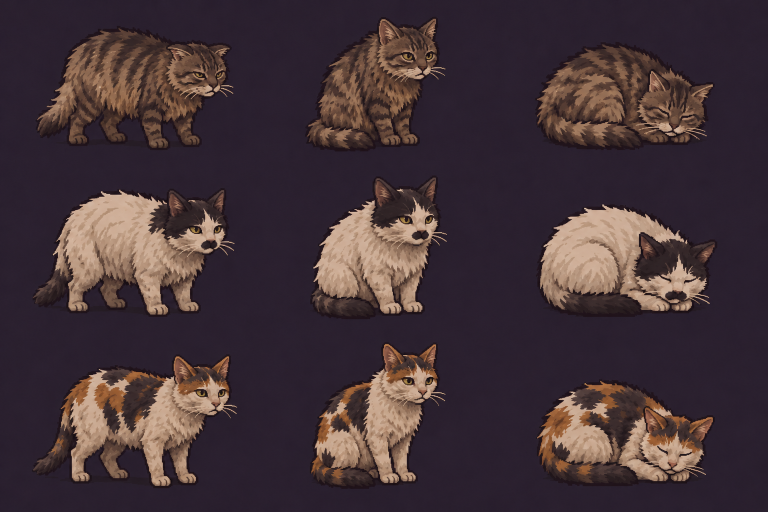
#> input picture tools/art/reference/incoming/yard_cats_v3.png, 1536 x 1024 px, given in place of talk_grandma_v2.png, which was not available (shown at 1/2 size)
$ python build.py
#> lines starting #> are read from the running program, lines starting #| are printed output that depends on the picture
### tools/art/lib.py
"""Small pixel art toolkit used by the art scripts. Run build.py to regenerate art/."""

import math
import random
from PIL import Image

# Art files are RES times finer than the game's pixels: a person 40 game pixels tall is 120 pixels in
# the file. Positions, walls and sizes in the game stay in game pixels; js/assets.js (ART_RES) draws
# every file at 1/RES of its size. Pictures made from large sources keep RES times more of their detail.
RES = 3
# Dark outlines around sprites, in file pixels: finer than one game pixel, still clear on a phone.
OUTLINE = 2


def upscale(img):
    """Pixel art drawn at game size, made RES times larger with hard pixel edges."""
    return img.resize((img.width * RES, img.height * RES), Image.Resampling.NEAREST)

PAL = {
    "outline": "#2a1d17",
    "sky_top": "#6fb3e0", "sky_mid": "#a9d4ea", "sky_haze": "#f4e4c1",
    "cloud": "#fdfbf4", "cloud_shade": "#d6e2ea",
    "grass_dark": "#3d6b35", "grass": "#5e9442", "grass_mid": "#79ad4f",
    "grass_light": "#a3c95e", "grass_sun": "#c9dc79",
    "leaf_dark": "#24452a", "leaf": "#366b34", "leaf_mid": "#4f8a3c", "leaf_light": "#7cb24a",
    "soil_dark": "#4a2f20", "soil": "#6b4530", "soil_light": "#8a5d3c",
    "road_dark": "#9a7650", "road": "#b8936a", "road_light": "#d2b285",
    "wood_dark": "#4a2e1c", "wood": "#7a4f2d", "wood_light": "#a8774a",
    "wall": "#f3eee0", "wall_shade": "#d9d0bc", "wall_dark": "#b5aa94",
    "blue": "#3d6fb6", "blue_light": "#6b9bd8", "blue_dark": "#284b80",
    "glass_dark": "#2c4a66", "glass": "#4f7a9a", "glass_shine": "#b9dcef",
    "slate": "#8f9a92", "slate_dark": "#6c766f", "slate_light": "#b0b9b0",
    "red": "#c4473a", "red_dark": "#8e2f28", "red_light": "#e2735c",
    "yellow": "#f0c64a", "yellow_dark": "#c8952e", "yellow_light": "#f8e08a",
    "skin": "#f1c6a0", "skin_shade": "#d39c78", "skin_dark": "#a8714f", "blush": "#e8968a",
    "water_dark": "#2f6a8a", "water": "#3f89a8", "water_light": "#6fb6c9", "water_shine": "#c4ecef",
    "stone": "#a7a29a", "stone_dark": "#7b766f", "stone_light": "#c9c4ba",
    "white": "#fbf6ea", "black": "#1b1412",
    "purple": "#7a4a8c", "purple_dark": "#563366", "purple_light": "#9c6bb0",
    "gray": "#8a8a86", "gray_dark": "#5c5c5a", "gray_light": "#b8b8b2",
    "hay": "#d9b45a", "hay_dark": "#a9823a", "hay_light": "#efd58c",
    "pink": "#e9a0b4",
}

BAYER = [
    [0, 8, 2, 10],
    [12, 4, 14, 6],
    [3, 11, 1, 9],
    [15, 7, 13, 5],
]


def rgba(color):
    if color is None:
        return (0, 0, 0, 0)
    if isinstance(color, tuple):
        return color
    color = PAL.get(color, color)
    value = color.lstrip("#")
    return (int(value[0:2], 16), int(value[2:4], 16), int(value[4:6], 16), 255)


def dither(x, y, amount):
    """True when the pixel should take the second color, for amount in 0..1."""
    return BAYER[y % 4][x % 4] < amount * 16


class Sprite:
    def __init__(self, width, height, background=None):
        self.w = width
        self.h = height
        self.img = Image.new("RGBA", (width, height), rgba(background))

    def px(self, x, y, color):
        x, y = int(x), int(y)
        if 0 <= x < self.w and 0 <= y < self.h:
            self.img.putpixel((x, y), rgba(color))

    # [4 lines left out: function get, not called in this run]

    def rect(self, x, y, w, h, color):
        for yy in range(int(y), int(y + h)):
            for xx in range(int(x), int(x + w)):
                self.px(xx, yy, color)

    def ellipse(self, cx, cy, rx, ry, color):
        for yy in range(int(cy - ry - 1), int(cy + ry + 2)):
            for xx in range(int(cx - rx - 1), int(cx + rx + 2)):
                if ((xx + 0.5 - cx) / rx) ** 2 + ((yy + 0.5 - cy) / ry) ** 2 <= 1:
                    self.px(xx, yy, color)

    def shaded_ellipse(self, cx, cy, rx, ry, colors, light=(-0.6, -0.8)):
        """Fill an ellipse lit from the top-left. colors: dark -> light."""
        steps = len(colors) - 1
        for yy in range(int(cy - ry - 1), int(cy + ry + 2)):
            for xx in range(int(cx - rx - 1), int(cx + rx + 2)):
                nx = (xx + 0.5 - cx) / rx
                ny = (yy + 0.5 - cy) / ry
                d = nx * nx + ny * ny
                if d > 1:
                    continue
                nz = math.sqrt(1 - d)
                lit = max(0.0, nx * light[0] + ny * light[1] + nz * 0.55)
                level = min(steps, lit * steps * 1.15)
                base = int(level)
                frac = level - base
                index = base + 1 if base < steps and dither(xx, yy, frac) else base
                self.px(xx, yy, colors[index])

    # [16 lines left out: functions gradient, speckle, not called in this run]

    def blit(self, other, x, y):
        self.img.alpha_composite(other.img, (int(x), int(y)))

    def outline(self, color="outline"):
        """Draw a 1px outline around every opaque pixel."""
        src = self.img.copy()
        for yy in range(self.h):
            for xx in range(self.w):
                if src.getpixel((xx, yy))[3] > 0:
                    continue
                for dx, dy in ((1, 0), (-1, 0), (0, 1), (0, -1)):
                    nx, ny = xx + dx, yy + dy
                    if 0 <= nx < self.w and 0 <= ny < self.h and src.getpixel((nx, ny))[3] > 0:
                        self.px(xx, yy, color)
                        break

    # [4 lines left out: function mirrored, not called in this run]

    def save(self, path):
        self.img.save(path)


def strip(frames):
    """Join same-size frames side by side into one image."""
    sheet = Sprite(frames[0].w * len(frames), frames[0].h)
    for i, frame in enumerate(frames):
        sheet.blit(frame, i * frame.w, 0)
    return sheet


# [8 lines left out: function grid, not called in this run]

### tools/art/world.py
"""Small world sprites drawn in code: cat, butterflies, beetles, crates.

They are drawn at game size and saved RES times larger with hard pixel edges (lib.upscale)."""

from lib import Sprite, strip, upscale

LEAVES = ["leaf_dark", "leaf", "leaf_mid", "leaf_light"]


def save(sprite, path):
    """Save a sprite drawn at game size as a file RES times larger, pixel for pixel."""
    upscale(sprite.img).save(path)


def cat(frame):
    s = Sprite(18, 12)
    s.ellipse(9, 10, 7, 1.5, (0, 0, 0, 70))
    breathe = frame
    s.shaded_ellipse(9, 7 - breathe * 0.5, 6, 3 + breathe * 0.5, ["red_dark", "yellow_dark", "hay"])
    s.shaded_ellipse(4, 6, 3, 3, ["red_dark", "yellow_dark", "hay"])
    s.px(2, 3, "yellow_dark")
    s.px(5, 3, "yellow_dark")
    s.px(3, 6, "black")
    s.px(5, 6, "black")
    for x in range(8, 15, 3):
        s.px(x, 5, "red_dark")
    s.rect(14, 8, 3, 1, "yellow_dark")
    s.outline()
    return s


def butterfly(frame):
    s = Sprite(7, 5)
    if frame == 0:
        s.rect(0, 0, 3, 3, "yellow_light")
        s.rect(4, 0, 3, 3, "yellow_light")
        s.px(0, 3, "yellow")
        s.px(6, 3, "yellow")
    else:
        s.rect(1, 1, 2, 2, "yellow")
        s.rect(4, 1, 2, 2, "yellow")
    s.rect(3, 1, 1, 3, "outline")
    return s


# [8 lines left out: function beetle_small, not called in this run]


def crate():
    s = Sprite(10, 8)
    s.rect(0, 0, 10, 8, "wood")
    s.rect(0, 0, 10, 1, "wood_light")
    s.rect(0, 4, 10, 1, "wood_dark")
    s.rect(4, 0, 1, 8, "wood_dark")
    s.outline()
    return s


def build(out):
    save(strip([cat(0), cat(1)]), f"{out}/cat.png")
#> in save, `upscale(sprite.img).save(path)`:
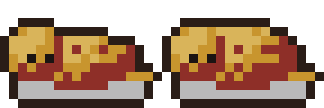
#> saved as cat.png: PIL image 108x36 RGBA (shown 3 times larger); mean R, G, B, A 74.7, 47.5, 25, 153.5; transparent parts drawn white
    save(strip([butterfly(0), butterfly(1)]), f"{out}/butterfly.png")
    save(crate(), f"{out}/crate.png")
#> call 3 of save, with path = 'tools/art/../../art/world/crate.png'
#> in save (call 3), `upscale(sprite.img).save(path)`:
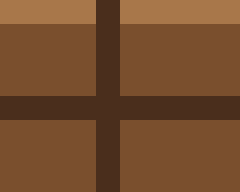
#> saved as crate.png: PIL image 30x24 RGBA (shown 8 times larger); mean R, G, B, A 117, 76.5, 44.6, 255

### tools/art/reference.py
"""Game art made from the reference pictures in tools/art/reference/.

Pictures are scaled down to RES times the game's pixel size (lib.RES) and reduced to a limited
palette. Sprites are cut out from the dark sprite-sheet backgrounds. Sizes in the constants below
are game pixels unless they say they are in the source picture.
"""

import os
from PIL import Image, ImageChops, ImageEnhance, ImageFilter

from lib import OUTLINE, RES

HERE = os.path.dirname(os.path.abspath(__file__))
REFERENCE = os.path.join(HERE, "reference")
SCENE_WIDTH = 192
MAP_SCALE = 0.5  # the "Карта" screen: game pixels per pixel of village_map.png

# Close-up pictures: output name -> (reference file, crop box or None)
SCENES = {
    # Baba Hanya's close-up, redrawn by Codex in the game's style with the same face (approved).
    "talk_grandma": ("incoming/talk_grandma_v2.png", None),
    "talk_grandpa": ("grandpa_pond.png", None),
    # Valya behind the counter: the approved Valya, the sign "Продукти", the same counter as before.
    "talk_seller": ("incoming/seller_v2.png", None),
    # The club porch with the approved trio (village_lads_everyday_v4.png), drawn by Codex over the
    # composition of lads.png. Approved by the owner.
    "talk_lads": ("incoming/lads_porch_v2.png", None),
    # The date at the river, drawn by Codex from the approved designs (Svetka, the river, the player).
    # Approved by the owner.
    "river_date": ("incoming/river_date_v4.png", None),
    # He goes over to Svetka at the disco while Tolik watches from the door: the first of the four
    # approved key moments by ChatGPT (summer_key_moments_v2.png, top left), redrawn by Codex only to
    # give the hero the 2003 haircut the owner asked for. Approved by the owner.
    "disco_svetka": ("incoming/disco_svetka_v2.png", None),
    # The catfish (summer story, stage 2): the two catches and the night sale are the approved ChatGPT
    # concepts redrawn by Codex only for the hero's 2003 haircut; the battery scene is drawn by Codex
    # from the approved driver and hero.
    "catfish_rod": ("incoming/pond_catfish_rod_v4.png", None),
    "catfish_night": ("incoming/pond_catfish_night_v2.png", None),
    "catfish_sale": ("incoming/catfish_sale_v2.png", None),
    "battery_rant": ("incoming/battery_rant_v2.png", None),
    # Mykola's kung fu in front of the TV: the approved ChatGPT concept, the hero redrawn by Codex to his
    # 2003 haircut and tracksuit.
    "mykola_kungfu": ("incoming/mykola_kungfu_v2.png", None),
    "disco": ("disco.png", None),
    # Grandma's shed with the moped under the tarpaulin, in the style of the approved yard.
    "shed": ("incoming/shed_v2.png", None),
    # The title: the approved club square (the old festive picture was too much like a postcard).
    "title": ("incoming/loc_club_v2.png", (180, 40, 1356, 702)),
    # The evening by the club: the approved club and lads, drawn by Codex.
    "nightfall": ("incoming/nightfall_v2.png", None),
    "intro": ("collage.png", (544, 350, 1032, 556)),
    "road": ("collage.png", (1054, 350, 1658, 556)),
}

# Sprites cut from sheets: output name -> (reference file, crop box, height in game pixels, background tolerance)
SPRITES = {
    # The lads in their everyday clothes, approved designs by ChatGPT (village_lads_everyday_v4.png,
    # left to right Tolik, Vovchik, Sanya; figures on top, portraits below).
    "tolik": ("incoming/village_lads_everyday_v4.png", (57, 36, 317, 893), 40, 25),
    "vovchik": ("incoming/village_lads_everyday_v4.png", (358, 41, 619, 874), 40, 25),
    "sanya": ("incoming/village_lads_everyday_v4.png", (651, 368, 1005, 867), 23, 25),
    "grandma": ("collage.png", (698, 565, 800, 775), 40, 25),
    # Valya of sturdy build, approved by ChatGPT (valya_character_v2.png, full figure on the left).
    "seller": ("incoming/valya_character_v2.png", (136, 13, 533, 1009), 40, 25),
    # Svetka, approved concept by ChatGPT (summer_characters_concepts.png, top left).
    "svetka": ("incoming/summer_characters_concepts.png", (108, 20, 272, 574), 40, 25),
    # Mykola, approved by ChatGPT (summer_characters_concepts.png, second figure).
    "mykola": ("incoming/summer_characters_concepts.png", (441, 15, 636, 577), 40, 25),
    # The driver, approved by ChatGPT (summer_characters_concepts.png, third figure).
    "driver": ("incoming/summer_characters_concepts.png", (785, 15, 1014, 573), 40, 25),
    # His car, drawn by Codex (driver_car.png): the bonnet shut, and open with the battery gone. Both
    # cells are the same size, so the car stands in the same place in both.
    "car": ("incoming/driver_car.png", (14, 380, 524, 700), 42, 25),
    "car_empty": ("incoming/driver_car.png", (1008, 380, 1518, 700), 42, 25),
    "backpack": ("sheet_club.png", (928, 452, 1108, 624), 14, 45),
    "moped": ("sheet_club.png", (1140, 396, 1488, 640), 28, 60),
    "truck": ("sheet_club.png", (24, 684, 432, 916), 52, 45),
    "shed_open": ("sheet_club.png", (468, 388, 896, 640), 26, 45),
}

# The lads' sheet and Svetka's concept are painted dark, muted and warm: at 40 px the denim, the olive
# jacket and her red blouse turned brown next to the brighter hero. Their sprites lose the warm cast first (red, green, blue factors), then get
# more light, contrast and a little colour (checked by the designer review, summer_round3).
SPRITE_LIFT = {name: ((0.92, 1.0, 1.15), 1.3, 1.15, 1.1) for name in ("tolik", "vovchik", "sanya", "svetka", "driver", "mykola")}


# [9 lines left out: function lifted, not called in this run]


# Bust portraits over the dialog text, by speaker id (js/assets.js, PORTRAIT_FILES): square crops of
# the designer's approved portraits, scaled to PORTRAIT_SIZE. dialogue_cast.png is the early sheet: the
# lads and Valya come from their newer sheets.
PORTRAITS = {
    # The hero with the 2003 haircut the owner asked for, redrawn by Codex from dialogue_cast.png.
    "hero": ("incoming/hero_portrait_v2.png", (290, 60, 1000, 770)),
    "grandma": ("incoming/dialogue_cast.png", (375, 50, 712, 387)),
    "grandpa": ("incoming/dialogue_cast.png", (734, 31, 1072, 369)),
    "valya": ("incoming/valya_character_v2.png", (700, 30, 1260, 590)),
    "tolik": ("incoming/village_lads_everyday_v4.png", (18, 946, 321, 1249)),
    "vovchik": ("incoming/village_lads_everyday_v4.png", (354, 953, 668, 1267)),
    "sanya": ("incoming/village_lads_everyday_v4.png", (697, 961, 1008, 1272)),
    "svetka": ("incoming/summer_characters_concepts.png", (17, 614, 332, 929)),
    "driver": ("incoming/summer_characters_concepts.png", (736, 616, 1065, 945)),
    "mykola": ("incoming/summer_characters_concepts.png", (375, 608, 692, 925)),
}
PORTRAIT_SIZE = 64  # CSS pixels in the dialog (style.css); the file is RES times larger


# [6 lines left out: function portraits, not called in this run]


# Checklist icons keep their dark background: output name -> (reference file, crop box)
ICONS = {
    "beer": ("collage.png", (924, 572, 1066, 730)),
    "tracksuit": ("collage.png", (1064, 572, 1212, 718)),
    "moped": ("sheet_club.png", (1130, 386, 1498, 640)),
}
ICON_HEIGHT = 32


# Hero walk sheets drawn by the designer (summer story, version 5: a 2003 school haircut, no backpack, the same proportions
# as everyone else, a full walk cycle). Flat #26222f background. Source rows: walking toward the viewer,
# away, sideways (8 frames and one standing frame each), then 4 idle frames. The sideways row faces
# the given way and is mirrored for the other. Approved by the owner.
HERO_SHEETS = {
    "hero_city": ("incoming/hero_city_v5.png", "left", 0),
    "hero_sport": ("incoming/hero_sport_v5.png", "left", 1),
}
# The sideways walk, redrawn by the designer as a classic cycle (the owner found the first one jerky):
# row 0 in city clothes, row 1 in the tracksuit, 8 frames each, facing right.
HERO_SIDE_WALK = "incoming/hero_side_walk.png"
# Game sheet: rows walking down, up, left, right (8 frames), idle (4 frames), standing down, up, left,
# right. The same layout is read by js/world.js (HERO_*).
HERO_FRAME = (32, 48)  # room for a full stride, the bob of a step and a foot nearer the viewer
HERO_HEIGHT = 40  # a person, docs/PROPORTIONS.md
HERO_SOLES = 45  # a standing figure's soles end above this cell row; the outline under them is row 45
HERO_HEAD = 0.16  # the top part of a figure (its head) that keeps it in place in its cell

APP_ICON_SIZES = (180, 192, 512)

# Chickens (reference/chicken_sheet.png): frames idle, walk x5, peck x4, flap. Centre x of each frame.
CHICKEN_COLUMNS = [225, 408, 536, 662, 776, 870, 1000, 1100, 1196, 1292, 1434]
CHICKEN_WINDOW_W = 130
CHICKEN_BANDS = {"rooster": (22, 190), "hen_white": (200, 330), "hen_ginger": (350, 475), "hen_black": (492, 625)}
CHICKEN_SCALE = 0.11

# The hero on grandpa's moped (incoming/hero_moped_v2.png; the old sheet showed another man in a cap):
# rows: city clothes riding right (6), the tracksuit riding right (6), then back and front views, city and
# tracksuit. The game sheets hero_moped_city/sport.png: rows right (6), left (6, mirrored), up, down.
MOPED_SHEET = "incoming/hero_moped_v2.png"
MOPED_FRAME = (48, 46)
MOPED_SIDE_LENGTH = 42  # the moped's length in game pixels when seen from the side
MOPED_FRONT_HEIGHT = 42  # rider and moped seen from the front or back

# Well close-up: a whitewashed concrete ring with a lid, a drum and a chain (incoming/well_scene_v5.png,
# drawn without the bucket and the crank handle), and its animation parts (incoming/well_parts_v2.png).
# Coordinates are in the source pictures. js/closeup.js (WELL_*) places the parts on the scene.
WELL_SCENE = "incoming/well_scene_v5.png"
WELL_PARTS = "incoming/well_parts_v2.png"
WELL_SCENE_BOX = (30, 30, 1506, 994)  # inside the picture frame
WELL_RIM = (752, 662, 252, 48)  # centre x, centre y, radius x, radius y of the ring's top
WELL_FRONT_BOTTOM = 940
# The crank handle in 8 turns, by the centre of its hub; the window around a hub; game pixels per pixel.
CRANK_HUBS = [(76, 235), (273, 238), (459, 231), (651, 235), (886, 236), (1070, 240), (1242, 234), (1399, 239)]
CRANK_WINDOW = (140, 140, 155, 145)  # left, up, right, down from the hub
CRANK_SCALE = 0.13
# The bucket: empty, full, swinging, splashing; each by the x of its chain, cut from BUCKET_TOP down.
BUCKET_CHAINS = [210, 580, 955, 1325]
BUCKET_TOP = 556
BUCKET_WINDOW = (110, 140, 354)  # left and right of the chain, height
BUCKET_SCALE = 0.0885


def load(name):
    return Image.open(os.path.join(REFERENCE, name)).convert("RGB")


def limit_palette(img, colors):
    return img.quantize(colors=colors, method=Image.Quantize.MEDIANCUT, dither=Image.Dither.NONE).convert("RGB")


def scene(img, width=SCENE_WIDTH):
    """A close-up picture `width` game pixels wide, built RES times larger."""
    height = round(img.height * width / img.width)
    small = img.resize((width * RES, height * RES), Image.Resampling.BOX)
    return limit_palette(small, 128)


# [46 lines left out: functions cut_out, keep_largest_shape, not called in this run]


def outline_filter():
    return ImageFilter.MaxFilter(2 * OUTLINE + 1)


# [157 lines left out: functions sprite, cut_out_gradient, flat_background_mask, runs, figures_in_rows, outlined_sprite and 3 more, not called in this run]


def larger(size):
    """A size in game pixels as file pixels."""
    return (size[0] * RES, size[1] * RES)


# [153 lines left out: functions glow_frame, chicken_strips, moped_cell, moped_riding, app_icons, fill_rows and 7 more, not called in this run]


# The potato-beetle mini-game: the plot (incoming/garden_closeup.png) and its parts
# (incoming/garden_parts.png): the glass jar and the beetle, big and small. The game moves the jar itself:
# the owner found a drawn hand creepy, so the hands on that sheet are not used.
GARDEN_PICTURE = "incoming/garden_closeup.png"
GARDEN_PARTS = "incoming/garden_parts.png"
# (box in the parts sheet, cell in game pixels, the box's point placed at the cell's point, or None to centre)
JAR_BOX, JAR_CELL = (670, 372, 866, 668), (26, 32)
BEETLE_BIG_BOX, BEETLE_BIG_CELL = (300, 715, 555, 980), (12, 12)
BEETLE_SMALL_BOX, BEETLE_SMALL_CELL = (712, 792, 838, 924), (6, 6)


# [20 lines left out: functions fitted, garden_scene, not called in this run]


# The fence mini-game: the hole seen from the yard (incoming/fence_closeup.png) and its parts
# (incoming/fence_parts.png): five mismatched boards, a hammer, a nail at each stage of being driven in.
# Boxes in the parts sheet. Scales are game pixels per source pixel, one for all frames of a strip.
FENCE_PICTURE = "incoming/fence_closeup.png"
FENCE_PARTS = "incoming/fence_parts.png"
FENCE_BOARDS = [(50, 62, 199, 961), (234, 71, 403, 961), (449, 61, 585, 962), (624, 78, 789, 961), (829, 61, 981, 961)]
FENCE_BOARD_CELL, FENCE_BOARD_SCALE = (20, 94), 0.1045
FENCE_NAILS = [(1041, 734, 1125, 937), (1161, 761, 1237, 871), (1282, 771, 1359, 827), (1403, 750, 1481, 911)]
FENCE_NAIL_CELL, FENCE_NAIL_SCALE = (8, 18), 0.085
FENCE_HAMMER = (1134, 66, 1400, 663)
FENCE_HAMMER_CELL = (18, 36)


# [40 lines left out: functions scaled_part, part_strip, fence_scene, icon, not called in this run]


def build(out_scenes, out_world, out_ui, out_icons):
    for name, (file, box) in SCENES.items():
        img = load(file)
#> in load, returned value is the input picture: PIL image 1536x1024 RGB; mean R, G, B 67.3, 51.4, 56.3
        if box:
            img = img.crop(box)
        scene(img).save(f"{out_scenes}/{name}.png")
#> in scene, `small = img.resize((width * RES, height * RES), Image.Resampling.BOX)`:
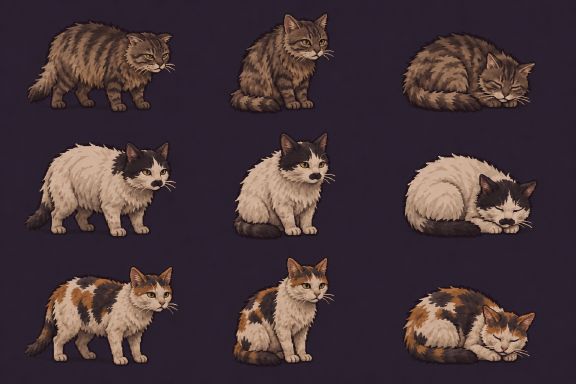
#> small: PIL image 576x384 RGB; mean R, G, B 67.4, 51.5, 56.5

    # The "Карта" screen shows the whole map with its legend and markers, as sharp as the source allows.
    village = load("village_map.png")
    scale = min(1, MAP_SCALE * RES)
    size = (round(village.width * scale), round(village.height * scale))
    village.resize(size, Image.Resampling.BOX).save(f"{out_ui}/village_map.png")

    for name, (file, box, height, tolerance) in SPRITES.items():
        cut = cut_out(load(file).crop(box), tolerance)
        if name in SPRITE_LIFT:
            cut = lifted(cut, SPRITE_LIFT[name])
        sprite(cut, height).save(f"{out_world}/{name}.png")

    for name, (file, box) in ICONS.items():
        icon(load(file).crop(box)).save(f"{out_ui}/{name}.png")

    for name, (file, side_faces, side_walk_row) in HERO_SHEETS.items():
        hero_animation(file, side_faces, side_walk_row).save(f"{out_world}/{name}.png")

    app_icons(out_icons)
    chicken_strips(out_world)
    moped_riding(out_world)

    background, front = well_pictures()
    background.save(f"{out_scenes}/well.png")
    front.save(f"{out_scenes}/well_front.png")
    well_crank_frames().save(f"{out_scenes}/crank.png")
    well_bucket_frames().save(f"{out_scenes}/bucket.png")
    garden_scene(out_scenes, out_world)
    fence_scene(out_scenes)

### tools/art/build.py
"""Regenerate all game art into ../../art. Run: python3 tools/art/build.py"""

import os
import animals
import locations
import reference
import world

ROOT = os.path.join(os.path.dirname(os.path.abspath(__file__)), "..", "..", "art")

os.makedirs(os.path.join(ROOT, "scenes"), exist_ok=True)
os.makedirs(os.path.join(ROOT, "world"), exist_ok=True)
world.build(os.path.join(ROOT, "world"))
print("built world")

os.makedirs(os.path.join(ROOT, "ui"), exist_ok=True)
ICONS = os.path.join(ROOT, "..", "icons")
#> (the run stopped early here; a loop or call above may not have finished)
